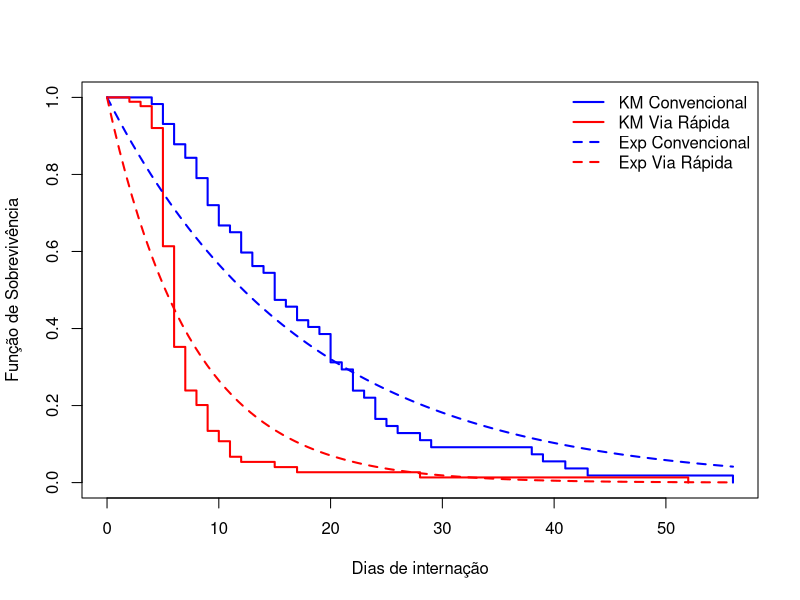
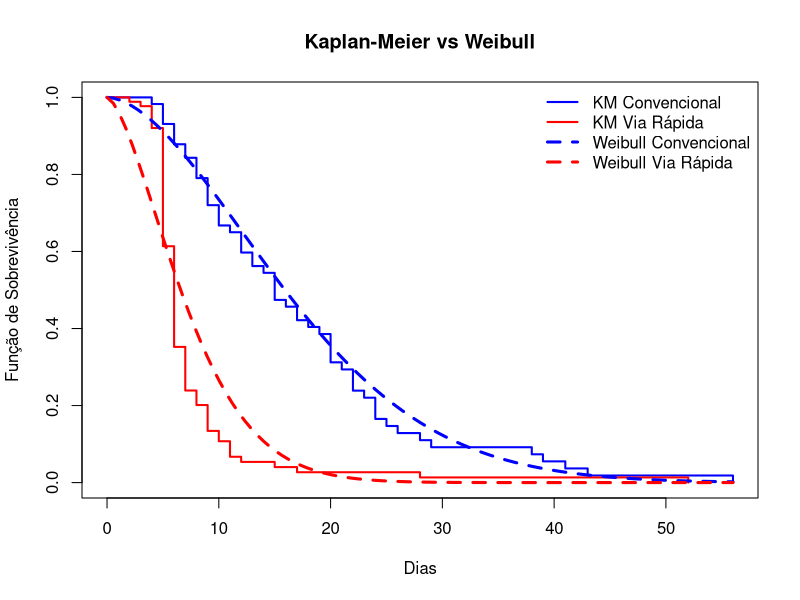

The R source for these figures, in order:
## ---- chunk 1
library(survival)
library(knitr)
library(kableExtra)

dados <- read.csv("MAE0354-2026 - viarapidareduzido.csv")

via_convencional <- subset(dados, Protocolo == 0)
via_rapida <- subset(dados, Protocolo == 1)

theta_mv_exp <- function(tempo, delta) sum(delta)/sum(tempo)

theta_c <- theta_mv_exp(via_convencional$Dias, via_convencional$Delta)
theta_r <- theta_mv_exp(via_rapida$Dias, via_rapida$Delta)

tabela_theta <- data.frame(
  Protocolo = c("Convencional","Via Rápida"),
  Theta_MV = c(theta_c, theta_r)
)

kable(tabela_theta, digits = 4,
      caption = "Estimativas de Máxima Verossimilhança para o parâmetro θ")

S_c <- function(t) exp(-theta_c*t)
S_r <- function(t) exp(-theta_r*t)

km_c <- survfit(Surv(Dias, Delta) ~ 1, data = via_convencional)
km_r <- survfit(Surv(Dias, Delta) ~ 1, data = via_rapida)

plot(km_c, conf.int = FALSE, mark.time = FALSE,
     col = "blue", lwd = 2,
     xlab = "Dias de internação",
     ylab = "Função de Sobrevivência",
     xlim = c(0, max(dados$Dias)), ylim = c(0,1))

lines(km_r, conf.int = FALSE, mark.time = FALSE,
      col = "red", lwd = 2)

curve(S_c(x), from = 0, to = max(dados$Dias),
      add = TRUE, col = "blue", lwd = 2, lty = 2)

curve(S_r(x), from = 0, to = max(dados$Dias),
      add = TRUE, col = "red", lwd = 2, lty = 2)

legend("topright",
       legend = c("KM Convencional","KM Via Rápida",
                  "Exp Convencional","Exp Via Rápida"),
       col = c("blue","red","blue","red"),
       lty = c(1,1,2,2), lwd = 2, bty = "n")

d_c <- sum(via_convencional$Delta)
d_r <- sum(via_rapida$Delta)

media_c <- 1/theta_c
media_r <- 1/theta_r

ep_media_c <- 1/(theta_c*sqrt(d_c))
ep_media_r <- 1/(theta_r*sqrt(d_r))

tabela_medias <- data.frame(
  Protocolo = c("Convencional","Via Rápida"),
  Media = c(media_c, media_r),
  Erro_Padrao = c(ep_media_c, ep_media_r)
)

kable(tabela_medias, digits = 3,
      caption = "Estimativas do tempo médio de internação e seus erros-padrão")

mediana_c <- log(2)/theta_c
mediana_r <- log(2)/theta_r

ep_mediana_c <- log(2)/(theta_c*sqrt(d_c))
ep_mediana_r <- log(2)/(theta_r*sqrt(d_r))

tabela_medianas <- data.frame(
  Protocolo = c("Convencional","Via Rápida"),
  Mediana = c(mediana_c, mediana_r),
  Erro_Padrao = c(ep_mediana_c, ep_mediana_r)
)

kable(tabela_medianas, digits = 3,
      caption = "Estimativas da mediana do tempo de internação e seus erros-padrão")

ajuste_c_w <- survreg(Surv(Dias, Delta) ~ 1,
                      data = via_convencional,
                      dist = "weibull")

ajuste_r_w <- survreg(Surv(Dias, Delta) ~ 1,
                      data = via_rapida,
                      dist = "weibull")

shape_c <- 1/ajuste_c_w$scale
shape_r <- 1/ajuste_r_w$scale

lambda_c <- exp(coef(ajuste_c_w))
lambda_r <- exp(coef(ajuste_r_w))

tabela_weibull <- data.frame(
  Protocolo = c("Convencional","Via Rápida"),
  Forma_alpha = c(shape_c, shape_r),
  Escala_lambda = c(lambda_c, lambda_r)
)

kable(tabela_weibull, digits = 4,
      caption = "Estimativas dos parâmetros Weibull por protocolo")

S_c_weib <- function(t) exp(-(t/lambda_c)^shape_c)
S_r_weib <- function(t) exp(-(t/lambda_r)^shape_r)

plot(km_c, col = "blue", lwd = 2,
     conf.int = FALSE, mark.time = FALSE,
     xlab = "Dias", ylab = "Função de Sobrevivência",
     xlim = c(0,max(dados$Dias)), ylim = c(0,1),
     main = "Kaplan-Meier vs Weibull")

lines(km_r, col = "red", lwd = 2,
      conf.int = FALSE, mark.time = FALSE)

curve(S_c_weib(x), add = TRUE,
      col = "blue", lwd = 3, lty = 2)

curve(S_r_weib(x), add = TRUE,
      col = "red", lwd = 3, lty = 2)

legend("topright",
       legend = c("KM Convencional","KM Via Rápida",
                  "Weibull Convencional","Weibull Via Rápida"),
       col = c("blue","red","blue","red"),
       lty = c(1,1,2,2),
       lwd = c(2,2,3,3),
       bty = "n")

tabela_exp <- data.frame(
  Dias = c(7,14,30),
  Convencional = exp(-theta_c*c(7,14,30)),
  `Via Rápida` = exp(-theta_r*c(7,14,30))
)

kable(tabela_exp, digits = 4,
      caption = "Probabilidade estimada de permanência superior a t dias - Modelo Exponencial")

weib_surv <- function(t, alpha, lambda) exp(-(t/lambda)^alpha)

tabela_weib <- data.frame(
  Dias = c(7,14,30),
  Convencional = weib_surv(c(7,14,30), shape_c, lambda_c),
  `Via Rápida` = weib_surv(c(7,14,30), shape_r, lambda_r)
)

kable(tabela_weib, digits = 4,
      caption = "Probabilidade estimada de permanência superior a t dias - Modelo Weibull")
